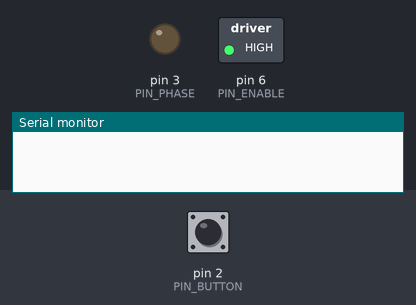
This sketch was run on a simulated Arduino Uno, built with avr-gcc and run on an emulated ATmega328P. Shown: switched loads named in the sketch (green lamp = pin HIGH), output pins drawn as LEDs (lit = HIGH), the last lines printed to the serial monitor. Inputs (shaded band) come from the test bench; at power-on: pin 2 (PIN_BUTTON) HIGH.

Above: at 2.0 s.
2.1 s: pin 2 (PIN_BUTTON) pulled LOW for 0.15 s
At 2.5 s:
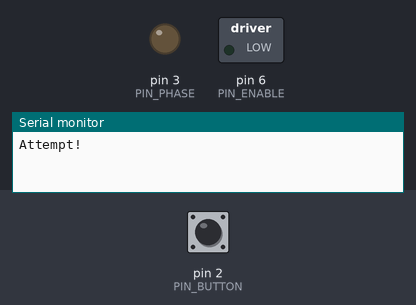
Timing chart, 0 to 14.7 s (numbered marks = the images above; inputs shaded):
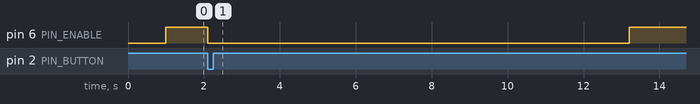

The sketch:

JumpingTestCode.ino
```cpp
#define PIN_ENABLE 6
#define PIN_PHASE 3
#define PIN_BUTTON 2


void jump(void){

   int buttonState = digitalRead(PIN_BUTTON);

   while(buttonState != HIGH){
    digitalWrite(PIN_PHASE, HIGH); //Load the rope
    analogWrite(PIN_ENABLE,127);
    delay(100);
    buttonState = digitalRead(PIN_BUTTON);
   }

  digitalWrite(PIN_ENABLE, LOW); // Turn Off the motor
  digitalWrite(PIN_PHASE, LOW);
  delay(1000);

   while(buttonState == HIGH){
        digitalWrite(PIN_PHASE, LOW); //release the rope
        analogWrite(PIN_ENABLE,255);
        delay(100);
        buttonState = digitalRead(PIN_BUTTON);
   }

  digitalWrite(PIN_ENABLE, LOW); // Turn Off the motor
  digitalWrite(PIN_PHASE, LOW);
  delay(100);

}


void setup() {
  Serial.begin(115200);
  pinMode(PIN_ENABLE, OUTPUT);
  pinMode(PIN_PHASE, OUTPUT);
  pinMode(PIN_BUTTON, INPUT);
}

void loop() {
  jump();
  Serial.print("Attempt!");
  delay(10000);
}
```

Measured:
- after the input at 2.1 s, pin 6 (PIN_ENABLE): HIGH → LOW at once, → HIGH 11.1 s later
